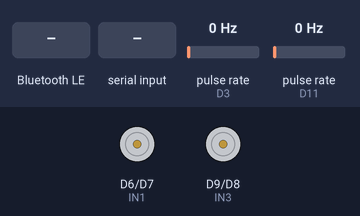
Simulated run of this sketch. Board: Arduino Nano 33 IoT. Shown: motor-driver pin pairs drawn as motors (green arrow = first pin HIGH = forward, orange = second pin HIGH = backward, longer = more drive, scaled by the enable pin). Wiring (inferred from the names in the program): 2 × pulse sensor: data D3 / data D11. The test bench sets the inputs (shaded band); at power-on: pulse rate (sensors on D3, D11) 0 Hz. Nothing arrives over Bluetooth unless stated; a phone connects over Bluetooth LE 3 s after start; what the sketch prints to the serial monitor is not drawn.

Above: at 2.2 s.
2.3 s: Bluetooth LE write "a" received
At 4.8 s:
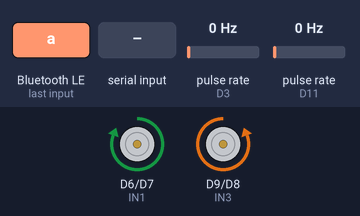
5.3 s: "w\n" received over Serial
At 5.4 s:
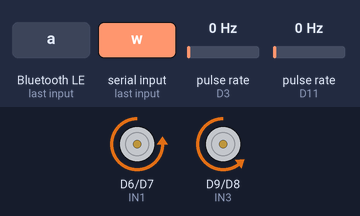
7.1 s: Bluetooth LE write "b" received
At 7.21 s:
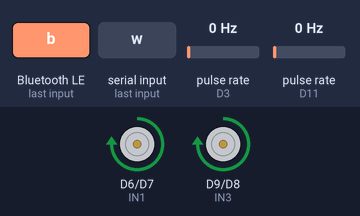
8.8 s: "a\n" received over Serial
At 9.6 s:
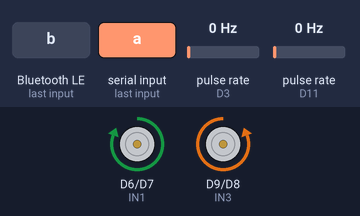
Timing chart, 0 to 11.8 s (numbered marks = the images above; inputs shaded):
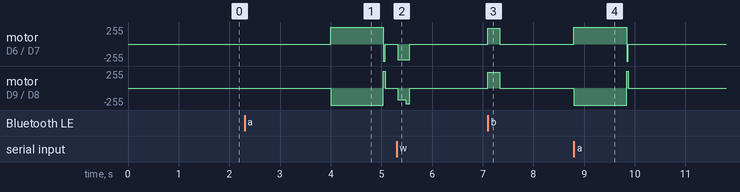

Measured:
- after the input at 2.3 s, motor on D6 (IN1) / D7 (IN2): stopped → forward 255/255 after 1.7 s, → stopped 1.0 s later; motor on D9 (IN3) / D8 (IN4): stopped → backward 255/255 after 1.7 s, → stopped 1.0 s later
- after the input at 5.3 s, motor on D6 (IN1) / D7 (IN2): stopped → backward 233/255 at once, → stopped 0.23 s later; motor on D9 (IN3) / D8 (IN4): stopped → backward 178/255 at once, → backward 233/255 0.16 s later, → stopped 0.07 s later
- after the input at 7.1 s, motor on D6 (IN1) / D7 (IN2), motor on D9 (IN3) / D8 (IN4): stopped → forward 233/255 at once, → stopped 0.23 s later
- after the input at 8.8 s, motor on D6 (IN1) / D7 (IN2): stopped → forward 255/255 at once, → stopped 1.0 s later; motor on D9 (IN3) / D8 (IN4): stopped → backward 255/255 at once, → stopped 1.0 s later

The sketch:

manual_control.ino
```cpp
// ============================================================================
// MANUAL CONTROL — บังคับมือทีละคำสั่ง (BLE Nordic UART + USB Serial)
// แยกไฟล์จาก robotcurclerun.ino/dice_movement.ino — คัดลอกค่า pin/calibration
// ชุดเดียวกัน (ฮาร์ดแวร์ตัวเดียวกัน) เอาแค่ primitive เดินหน้า/ถอย/หมุนที่
// จบเองแล้วเบรกอัตโนมัติทุกคำสั่ง ไม่มี auto-repeat/timeout ให้จำ
// ============================================================================
#include <ArduinoBLE.h>

// ----------------------------------------------------------------------------
// 1. HARDWARE PIN DEFINITIONS (ค่าเดียวกับ robotcurclerun.ino/dice_movement.ino)
// ----------------------------------------------------------------------------
const int ENA = 5;  // Left motor PWM
const int IN1 = 6;
const int IN2 = 7;
const int ENB = 10; // Right motor PWM
const int IN3 = 9;
const int IN4 = 8;

const int ENCODER_L = 11;
const int ENCODER_R = 3;

// ----------------------------------------------------------------------------
// 2. CALIBRATION (ค่าจูนจริงจาก robotcurclerun.ino — แก้ตรงนี้จุดเดียวถ้าฮาร์ดแวร์เปลี่ยน)
// ----------------------------------------------------------------------------
const int DISK_SLOTS = 20;
const float WHEEL_DIAMETER_CM = 6.5;
const float TRACK_WIDTH_CM = 14.5;
const float WHEEL_CIRCUMFERENCE_CM = 3.14159265 * WHEEL_DIAMETER_CM;
const float CM_PER_PULSE = WHEEL_CIRCUMFERENCE_CM / DISK_SLOTS;

int RUN_SPEED = 60000;      // ปรับสดได้ด้วยคำสั่ง "spd <n>" (20000-65535)
const int TURN_SPEED = 65535; // ล็อกไว้เต็มพิกัดกันมอเตอร์กระตุกตอนหมุน (ยืนยันจาก robotcurclerun)
const int BRAKE_REVERSE_MS = 35;
const int BRAKE_HOLD_MS = 150;

const float CM_PER_SEC = 86.4;
const float DEG_PER_SEC = 310.0;
const float ENC_TRIM_L = 1.0;
const float TURN_DEG_SCALE = (360.0 / 270.0) * (360.0 / 402.5);
const float Kp_enc = 850.0;
const float Ki_enc = 20.0;
const int LAUNCH_TRIM = 14000;
const unsigned long LAUNCH_TRIM_MS = 150;

// คำสั่งเดียว = ขยับทีละสเต็ปคงที่แล้วหยุดเอง ปรับระยะ/มุมสดได้ด้วย "cm <n>"/"deg <n>"
float STEP_CM = 20.0;
float STEP_DEG = 90.0;

// ----------------------------------------------------------------------------
// 3. ENCODER COUNTERS
// ----------------------------------------------------------------------------
volatile unsigned long pulse_count_L = 0;
volatile unsigned long pulse_count_R = 0;
void isr_count_L() { pulse_count_L++; }
void isr_count_R() { pulse_count_R++; }
void resetEncoders() { pulse_count_L = 0; pulse_count_R = 0; }

// ----------------------------------------------------------------------------
// 4. BLE (NUS) + STATE
// ----------------------------------------------------------------------------
const bool USE_BLE = true;
BLEService uartService("6E400001-B5A3-F393-E0A9-E50E24DCCA9E");
BLECharacteristic txChar("6E400003-B5A3-F393-E0A9-E50E24DCCA9E", BLENotify, 64);
BLECharacteristic rxChar("6E400002-B5A3-F393-E0A9-E50E24DCCA9E", BLEWrite | BLEWriteWithoutResponse, 64);
bool ble_connected = false;
bool was_ble_connected = false;
bool emergency_stop = false;

void sendTelemetry(const String &msg) {
  Serial.println(msg);
  if (USE_BLE && ble_connected && txChar.subscribed()) {
    txChar.writeValue(msg.c_str(), msg.length());
  }
}

// ----------------------------------------------------------------------------
// 5. MOTOR PRIMITIVES (คัดลอกพฤติกรรมจาก dice_movement.ino ทุกจุด)
// ----------------------------------------------------------------------------
void stop() {
  analogWrite(ENA, 0);
  analogWrite(ENB, 0);
  digitalWrite(IN1, 0);
  digitalWrite(IN2, 0);
  digitalWrite(IN3, 0);
  digitalWrite(IN4, 0);
}

void brake(int duration_ms = 150) {
  digitalWrite(IN1, 1);
  digitalWrite(IN2, 1);
  digitalWrite(IN3, 1);
  digitalWrite(IN4, 1);
  analogWrite(ENA, 65535);
  analogWrite(ENB, 65535);
  if (duration_ms > 0) delay(duration_ms);
}

void applyMotorSpeeds(int current_L, int current_R) {
  analogWrite(ENA, current_L);
  analogWrite(ENB, current_R);
}

void processBLE(); // fwd decl — เรียกจาก loop มอเตอร์ด้านล่างเพื่อรับ STOP กลางคัน

// วิ่งตรงระยะ distance_cm — จับเวลา (CM_PER_SEC) เป็นตัวหยุดหลัก, LM393 encoder
// (Kp_enc/Ki_enc) แก้สมดุลซ้าย/ขวาสดระหว่างวิ่ง, จบด้วย catch-up แล้วเบรก
void driveStraight(bool forward_dir, float distance_cm) {
  resetEncoders();
  digitalWrite(IN1, forward_dir ? 0 : 1);
  digitalWrite(IN2, forward_dir ? 1 : 0);
  digitalWrite(IN3, forward_dir ? 0 : 1);
  digitalWrite(IN4, forward_dir ? 1 : 0);

  int base_L = RUN_SPEED;
  int base_R = RUN_SPEED;
  int launch_bias_dir = forward_dir ? -LAUNCH_TRIM : 0; // launch trim ยืนยันจากการวิ่งหน้าเท่านั้น
  applyMotorSpeeds(base_L, constrain(base_R + launch_bias_dir, 23000, 65535));

  unsigned long target_duration_ms = (unsigned long)(distance_cm / CM_PER_SEC * 1000.0);
  unsigned long drive_start = millis();
  unsigned long last_print_time = millis();
  long integral_error = 0;

  while (true) {
    unsigned long elapsed = millis() - drive_start;
    if (elapsed >= target_duration_ms) break;

    long error = (long)(pulse_count_L * ENC_TRIM_L) - (long)pulse_count_R;
    integral_error = constrain(integral_error + error, -800, 800);
    int adjustment = constrain((int)(Kp_enc * error + Ki_enc * integral_error), -40000, 40000);

    int launch_bias = (forward_dir && elapsed < LAUNCH_TRIM_MS) ? LAUNCH_TRIM : 0;
    int current_L = constrain(base_L - adjustment, 23000, 65535);
    int current_R = constrain(base_R + adjustment - launch_bias, 23000, 65535);
    applyMotorSpeeds(current_L, current_R);

    processBLE();
    if (emergency_stop) { stop(); return; }

    if (millis() - last_print_time >= 300) {
      sendTelemetry(" L: " + String(pulse_count_L) + " | R: " + String(pulse_count_R) +
                    " | PWM: " + String(current_L) + "/" + String(current_R));
      last_print_time = millis();
    }
    delay(10);
  }

  // Catch-up: เวลาหมดแล้วแต่ pulse ซ้าย/ขวาอาจยังไม่เท่ากัน — ขับเฉพาะล้อที่ตามหลัง
  // ต่อสั้นๆ จนกว่า pulse ซ้าย=ขวา หรือ timeout (300ms) กันเบี้ยวตกค้างก่อนเบรก
  unsigned long catchup_start = millis();
  while (!emergency_stop && labs((long)pulse_count_L - (long)pulse_count_R) > 2 && millis() - catchup_start < 300) {
    if (pulse_count_L < pulse_count_R) applyMotorSpeeds(base_L, 0);
    else applyMotorSpeeds(0, base_R);
    delay(2);
  }

  brake(100);
  stop();
  delay(50);
}

void forward(float distance_cm) { driveStraight(true, distance_cm); }
void backward(float distance_cm) { driveStraight(false, distance_cm); }

// pivot สองล้อ target_deg องศา — right_dir=true คือหมุนขวา, false คือหมุนซ้าย
void pivotTurn(bool right_dir, float target_deg) {
  resetEncoders();
  digitalWrite(IN1, right_dir ? 0 : 1);
  digitalWrite(IN2, right_dir ? 1 : 0);
  digitalWrite(IN3, right_dir ? 1 : 0);
  digitalWrite(IN4, right_dir ? 0 : 1);
  applyMotorSpeeds(TURN_SPEED, TURN_SPEED);

  float scaled_deg = target_deg * TURN_DEG_SCALE;
  float arc_cm = (scaled_deg / 360.0) * PI * TRACK_WIDTH_CM;
  unsigned long target_pulses = (unsigned long)(arc_cm / CM_PER_PULSE);
  unsigned long timeout_ms = (unsigned long)((scaled_deg / DEG_PER_SEC) * 1000.0 * 3.0);
  unsigned long turn_start = millis();

  while (true) {
    unsigned long avg_pulses = (pulse_count_L + pulse_count_R) / 2;
    if (avg_pulses >= target_pulses) break;
    if (millis() - turn_start >= timeout_ms) {
      sendTelemetry("[Turn] WARNING: encoder timeout");
      break;
    }
    processBLE();
    if (emergency_stop) { stop(); return; }
    delay(2);
  }

  digitalWrite(IN1, right_dir ? 1 : 0);
  digitalWrite(IN2, right_dir ? 0 : 1);
  digitalWrite(IN3, right_dir ? 0 : 1);
  digitalWrite(IN4, right_dir ? 1 : 0);
  applyMotorSpeeds(TURN_SPEED, TURN_SPEED);
  delay(BRAKE_REVERSE_MS);
  brake(BRAKE_HOLD_MS);
  stop();
  delay(100);
}

void turn_right(float target_deg) { pivotTurn(true, target_deg); }
void turn_left(float target_deg) { pivotTurn(false, target_deg); }

// ----------------------------------------------------------------------------
// 6. COMMAND PARSER — ใช้ร่วมกันทั้ง BLE รับ (rxChar) และ USB Serial
// ----------------------------------------------------------------------------
void reportStatus() {
  sendTelemetry("[Status] RUN_SPEED=" + String(RUN_SPEED) + " STEP_CM=" + String(STEP_CM, 1) +
                " STEP_DEG=" + String(STEP_DEG, 1) + " BLE=" + String(ble_connected ? 1 : 0) +
                " STOP=" + String(emergency_stop ? 1 : 0) +
                " ENC_L=" + String(pulse_count_L) + " ENC_R=" + String(pulse_count_R));
}

void parseCommand(String cmd) {
  cmd.trim();
  if (cmd.length() == 0) return;
  String lower = cmd;
  lower.toLowerCase();

  if (lower == "stop") {
    emergency_stop = true;
    stop();
    sendTelemetry("[CMD] STOP");
    return;
  }
  if (lower == "start") {
    emergency_stop = false;
    sendTelemetry("[CMD] START (ปลดล็อกฉุกเฉิน)");
    return;
  }
  if (emergency_stop) {
    sendTelemetry("[CMD] ถูกบล็อก — ส่ง START ปลดล็อกก่อน");
    return;
  }

  if (lower == "w") { forward(STEP_CM); return; }
  if (lower == "b") { backward(STEP_CM); return; }
  if (lower == "a") { turn_left(STEP_DEG); return; }
  if (lower == "d") { turn_right(STEP_DEG); return; }
  if (lower == "v") { reportStatus(); return; }

  if (lower.startsWith("cm ")) {
    STEP_CM = lower.substring(3).toFloat();
    sendTelemetry("[CMD] STEP_CM=" + String(STEP_CM, 1));
    return;
  }
  if (lower.startsWith("deg ")) {
    STEP_DEG = lower.substring(4).toFloat();
    sendTelemetry("[CMD] STEP_DEG=" + String(STEP_DEG, 1));
    return;
  }
  if (lower.startsWith("spd ")) {
    RUN_SPEED = constrain(lower.substring(4).toInt(), 20000, 65535);
    sendTelemetry("[CMD] RUN_SPEED=" + String(RUN_SPEED));
    return;
  }

  sendTelemetry("[CMD] ไม่รู้จัก: " + cmd);
}

void processBLE() {
  if (!USE_BLE) return;
  BLE.poll();
  BLEDevice central = BLE.central();
  ble_connected = central && central.connected();

  if (was_ble_connected && !ble_connected) {
    // หลุด BLE กลางคัน — เบรกทันทีและล็อกไว้ ต้องส่ง START ปลดล็อกเมื่อเชื่อมกลับ
    emergency_stop = true;
    stop();
  }
  was_ble_connected = ble_connected;

  if (ble_connected && rxChar.written()) {
    int len = rxChar.valueLength();
    const uint8_t* val = rxChar.value();
    String cmd = "";
    for (int i = 0; i < len; i++) cmd += (char)val[i];
    parseCommand(cmd);
  }
}

// ----------------------------------------------------------------------------
// 7. SETUP / LOOP
// ----------------------------------------------------------------------------
void setup() {
  Serial.begin(115200);
  delay(1000);
  Serial.println("=== MANUAL CONTROL READY ===");
  Serial.println("คำสั่ง: w=หน้า b=ถอย a=ซ้าย90 d=ขวา90 v=สถานะ stop/start");
  Serial.println("ปรับสด: cm <n> / deg <n> / spd <n>");

  analogWriteResolution(16);
  pinMode(ENA, OUTPUT);
  pinMode(IN1, OUTPUT);
  pinMode(IN2, OUTPUT);
  pinMode(ENB, OUTPUT);
  pinMode(IN3, OUTPUT);
  pinMode(IN4, OUTPUT);
  stop();

  pinMode(ENCODER_L, INPUT_PULLUP);
  pinMode(ENCODER_R, INPUT_PULLUP);
  attachInterrupt(digitalPinToInterrupt(ENCODER_L), isr_count_L, RISING);
  attachInterrupt(digitalPinToInterrupt(ENCODER_R), isr_count_R, RISING);

  if (USE_BLE) {
    if (BLE.begin()) {
      BLE.setLocalName("MANUAL-ROBOT");
      BLE.setDeviceName("MANUAL-ROBOT");
      BLE.setAdvertisedService(uartService);
      uartService.addCharacteristic(txChar);
      uartService.addCharacteristic(rxChar);
      BLE.addService(uartService);
      BLE.advertise();
      Serial.println("[BLE] Online! Device Name: MANUAL-ROBOT");
    } else {
      Serial.println("[BLE] Warning: BLE failed to initialize!");
    }
  }
}

void loop() {
  processBLE();

  if (Serial.available()) {
    String cmd = Serial.readStringUntil('\n');
    parseCommand(cmd);
  }
}
```
